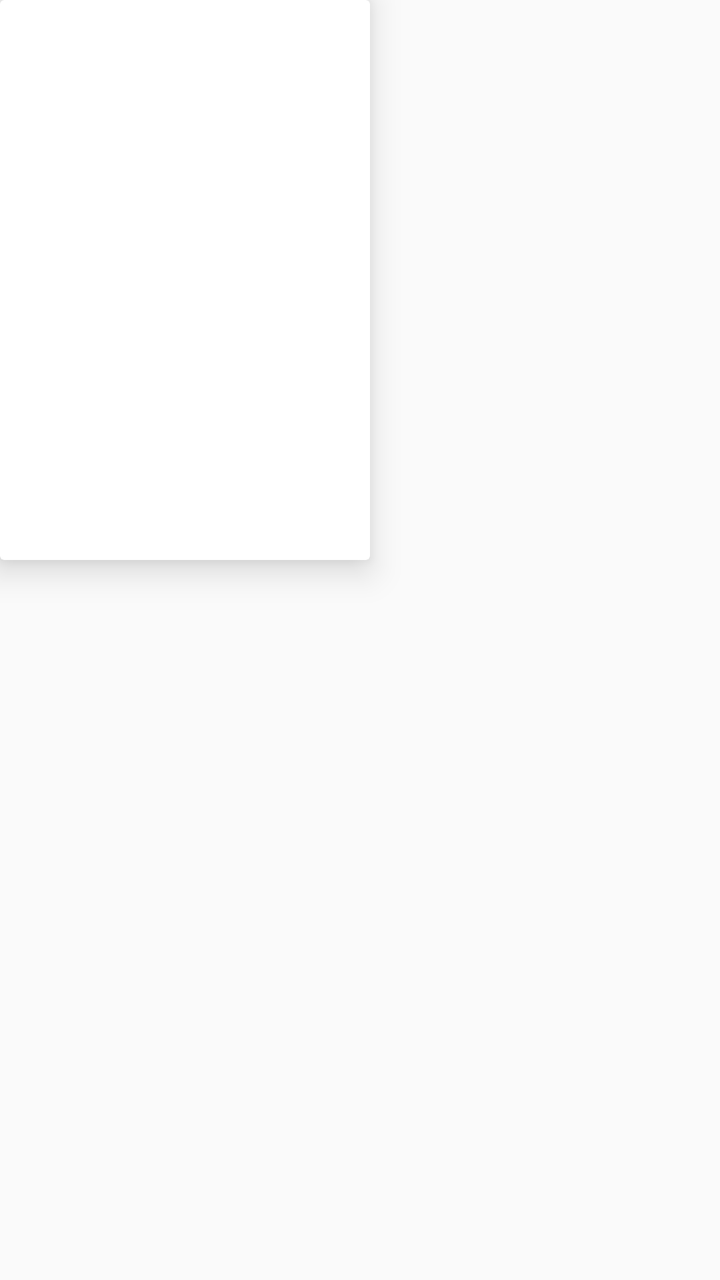
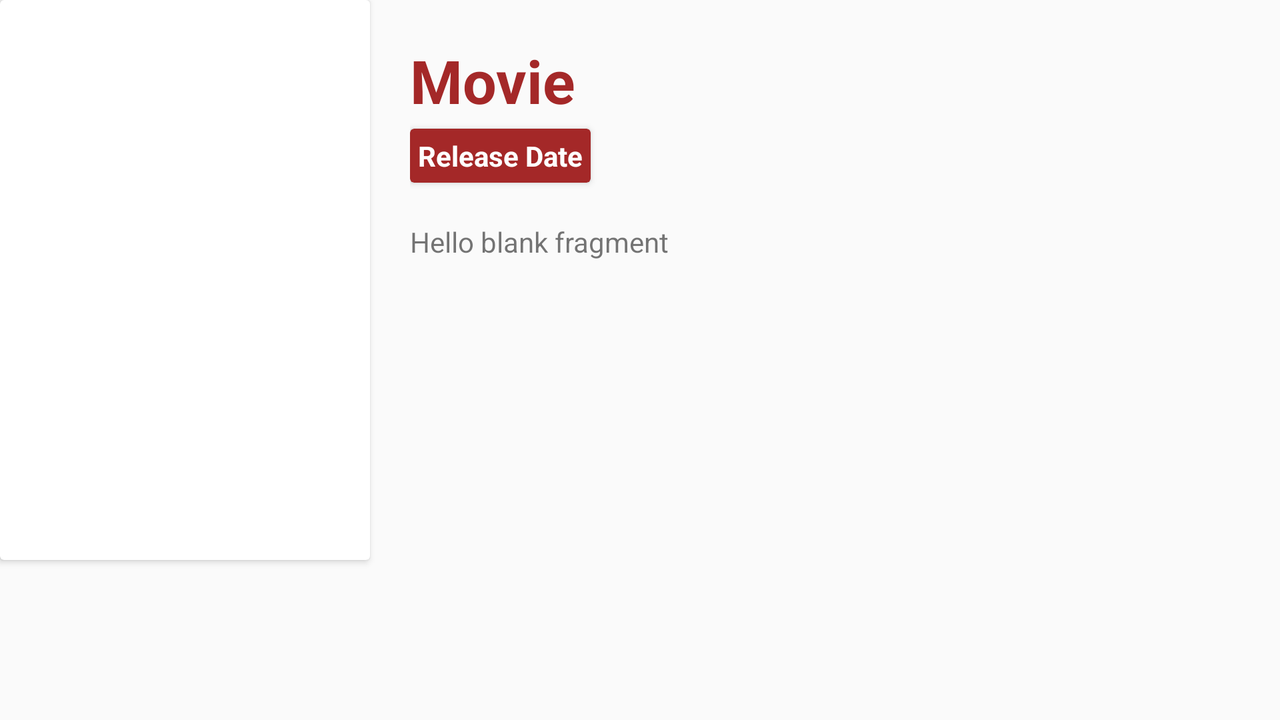

The same Android screen from two of the app's own layout files: first res/layout/ as a phone draws it, then the repository's variant for another configuration, drawn on a device whose configuration selects that folder. Both files follow.
<!-- AndroidManifest.xml: application theme AppTheme.NoActionBar -->
<!-- res/layout/list_movies.xml -->
<?xml version="1.0" encoding="utf-8"?>
<LinearLayout xmlns:android="http://schemas.android.com/apk/res/android"
    xmlns:app="http://schemas.android.com/apk/res-auto"
    android:layout_width="match_parent"
    android:layout_height="match_parent"
    android:layout_gravity="center_horizontal"
    android:orientation="vertical">

    <android.support.v7.widget.CardView
        android:layout_width="wrap_content"
        android:layout_height="wrap_content"
        app:cardElevation="@dimen/cardElevation">

        <ImageView
            android:id="@+id/ivMovies"
            android:layout_width="@dimen/posterMediumWidth"
            android:layout_height="@dimen/posterMediumHeight" />
    </android.support.v7.widget.CardView>

</LinearLayout>
<!-- resources referenced by this layout -->
<resources>
  <dimen name="cardElevation">10dp</dimen>
  <dimen name="posterMediumHeight">280dp</dimen>
  <dimen name="posterMediumWidth">185dp</dimen>
  <style name="AppTheme.NoActionBar">
          <item name="windowActionBar">false</item>
          <item name="windowNoTitle">true</item>
      </style>
</resources>
<!-- res/layout-land/list_movies.xml (the repository's variant of the layout above) -->
<!-- drawn on the phone turned sideways -->
<?xml version="1.0" encoding="utf-8"?>
<LinearLayout xmlns:android="http://schemas.android.com/apk/res/android"
    xmlns:app="http://schemas.android.com/apk/res-auto"
    android:layout_width="match_parent"
    android:layout_height="match_parent"
    android:layout_gravity="center_horizontal"
    android:orientation="horizontal">

        <android.support.v7.widget.CardView
            android:id="@+id/cvMovies"
            android:layout_width="wrap_content"
            android:layout_height="wrap_content">

            <ImageView
                android:id="@+id/ivMovies"
                android:layout_width="@dimen/posterMediumWidth"
                android:layout_height="@dimen/posterMediumHeight" />
        </android.support.v7.widget.CardView>

        <RelativeLayout
            android:layout_width="wrap_content"
            android:layout_height="wrap_content"
            android:layout_margin="@dimen/dimen_20">

            <TextView
                android:id="@+id/tvMovies"
                android:layout_width="wrap_content"
                android:layout_height="wrap_content"
                android:text="@string/movie_string"
                android:textColor="@color/colorPrimary"
                android:textSize="@dimen/textSizeTitle"
                android:textStyle="bold" />

            <android.support.v7.widget.CardView
                android:id="@+id/cvReleaseDate"
                android:layout_width="wrap_content"
                android:layout_height="wrap_content"
                android:layout_below="@id/tvMovies"
                android:layout_marginTop="@dimen/dimen_4"
                app:cardBackgroundColor="@color/colorPrimary">

                <TextView
                    android:id="@+id/tvMoviesReleaseDate"
                    android:layout_width="wrap_content"
                    android:layout_height="wrap_content"
                    android:layout_margin="@dimen/dimen_4"
                    android:text="@string/release_date_string"
                    android:textAlignment="center"
                    android:textColor="@color/colorWhite"
                    android:textSize="14sp"
                    android:textStyle="bold" />
            </android.support.v7.widget.CardView>

            <TextView
                android:id="@+id/tvListOverview"
                android:layout_width="wrap_content"
                android:layout_height="wrap_content"
                android:layout_below="@id/cvReleaseDate"
                android:layout_marginTop="@dimen/dimen_20"
                android:text="@string/hello_blank_fragment" />

        </RelativeLayout>

</LinearLayout>
<!-- resources referenced by the variant -->
<!-- as the phone turned sideways resolves them -->
<resources>
  <color name="colorPrimary">#a42828</color>
  <color name="colorWhite">#fff</color>
  <dimen name="dimen_20">20dp</dimen>
  <dimen name="dimen_4">4dp</dimen>
  <dimen name="posterMediumHeight">280dp</dimen>
  <dimen name="posterMediumWidth">185dp</dimen>
  <dimen name="textSizeTitle">30sp</dimen>
  <string name="hello_blank_fragment">Hello blank fragment</string>
  <string name="movie_string">Movie</string>
  <string name="release_date_string">Release Date</string>
  <style name="AppTheme.NoActionBar">
          <item name="windowActionBar">false</item>
          <item name="windowNoTitle">true</item>
      </style>
</resources>
